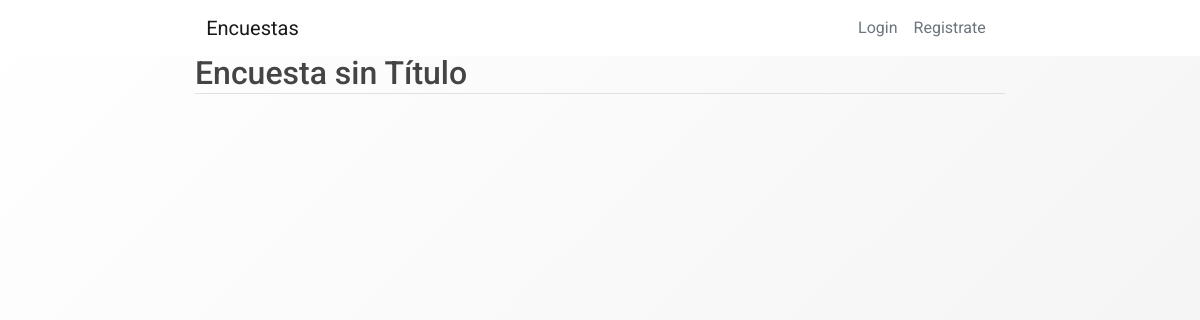
/encuesta/2, run on an earlier commit of the app's database.
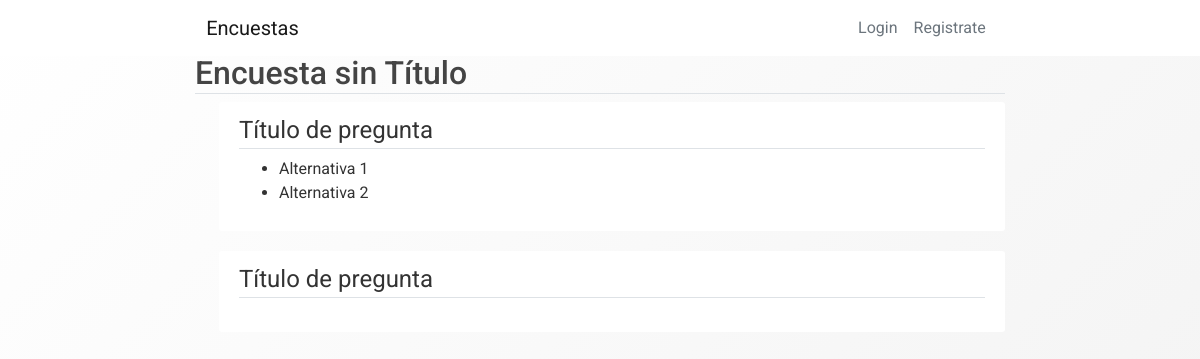
And on a later commit of the database.
### encuestas/models.py (models this page shows)
class Pregunta(db.Model):
    id = db.Column(db.Integer, primary_key = True)
    title = db.Column(db.String(100), nullable = False)
    encuesta_id = db.Column(db.Integer, db.ForeignKey('encuesta.id'), nullable = False)
    items = db.relationship('Item', backref = 'options', lazy = True)

class Item(db.Model):
    id = db.Column(db.Integer, primary_key = True)
    description = db.Column(db.String(1000), nullable = False)
    pregunta_id = db.Column(db.Integer, db.ForeignKey('pregunta.id'), nullable = False)

### encuestas/routes.py (the view, shortened to what this page needs)
@app.route("/encuesta/<int:encuesta_id>", methods=['GET', 'POST'])
def encuesta(encuesta_id):
    encuesta = Encuesta.query.get_or_404(encuesta_id)
    preguntas = Pregunta.query.filter_by(encuesta_id = encuesta_id)
    id_preguntas = []
    for preg in preguntas:
        id_preguntas.append(preg.id)
    items = Item.query.filter(Item.pregunta_id.in_(id_preguntas))
    boton_editar = False
    boton_respuestas = False
    return render_template('encuesta.html',
        title= 'Encuesta',
        encuesta = encuesta,
        preguntas = preguntas,
        items = items,
        boton_editar = boton_editar,
        boton_respuestas = boton_respuestas
    )

### encuestas/templates/encuesta.html (shortened to what this page needs)
{% extends "layout.html" %} {% block content %}
<h2 class="border-bottom mb-2">{{ encuesta.title}}</h2>
{%for pregunta in preguntas%}
<div class="content-section ml-4">
    <fieldset class="form-group mb-0">
        <legend class="border-bottom">{{pregunta.title}}</legend>
    </fieldset>
    <ul>
        {%for item in items%} {%if pregunta.id == item.pregunta_id%}
        <li>{{item.description}}</li>
        {%endif%} {%endfor%}
    </ul>
</div>
{%endfor%}
{% endblock content %}

What changed in the data, as far as the page shows it:
now on this page (row edited): Pregunta: title "Título de pregunta"
added Item: description "Alternativa 1"
added Item: description "Alternativa 2"
now on this page (row edited): Pregunta: title "Título de pregunta"
